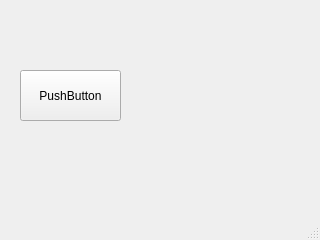
<?xml version="1.0" encoding="UTF-8"?>
<ui version="4.0">
 <class>MainWindow</class>
 <widget class="QMainWindow" name="MainWindow">
  <property name="geometry">
   <rect>
    <x>0</x>
    <y>0</y>
    <width>320</width>
    <height>240</height>
   </rect>
  </property>
  <property name="windowTitle">
   <string>MainWindow</string>
  </property>
  <widget class="QWidget" name="centralwidget">
   <widget class="QPushButton" name="pushButton">
    <property name="geometry">
     <rect>
      <x>20</x>
      <y>70</y>
      <width>101</width>
      <height>51</height>
     </rect>
    </property>
    <property name="text">
     <string>PushButton</string>
    </property>
   </widget>
  </widget>
  <widget class="QMenuBar" name="menubar">
   <property name="geometry">
    <rect>
     <x>0</x>
     <y>0</y>
     <width>320</width>
     <height>21</height>
    </rect>
   </property>
  </widget>
  <widget class="QStatusBar" name="statusbar"/>
 </widget>
 <resources/>
 <connections/>
</ui>
